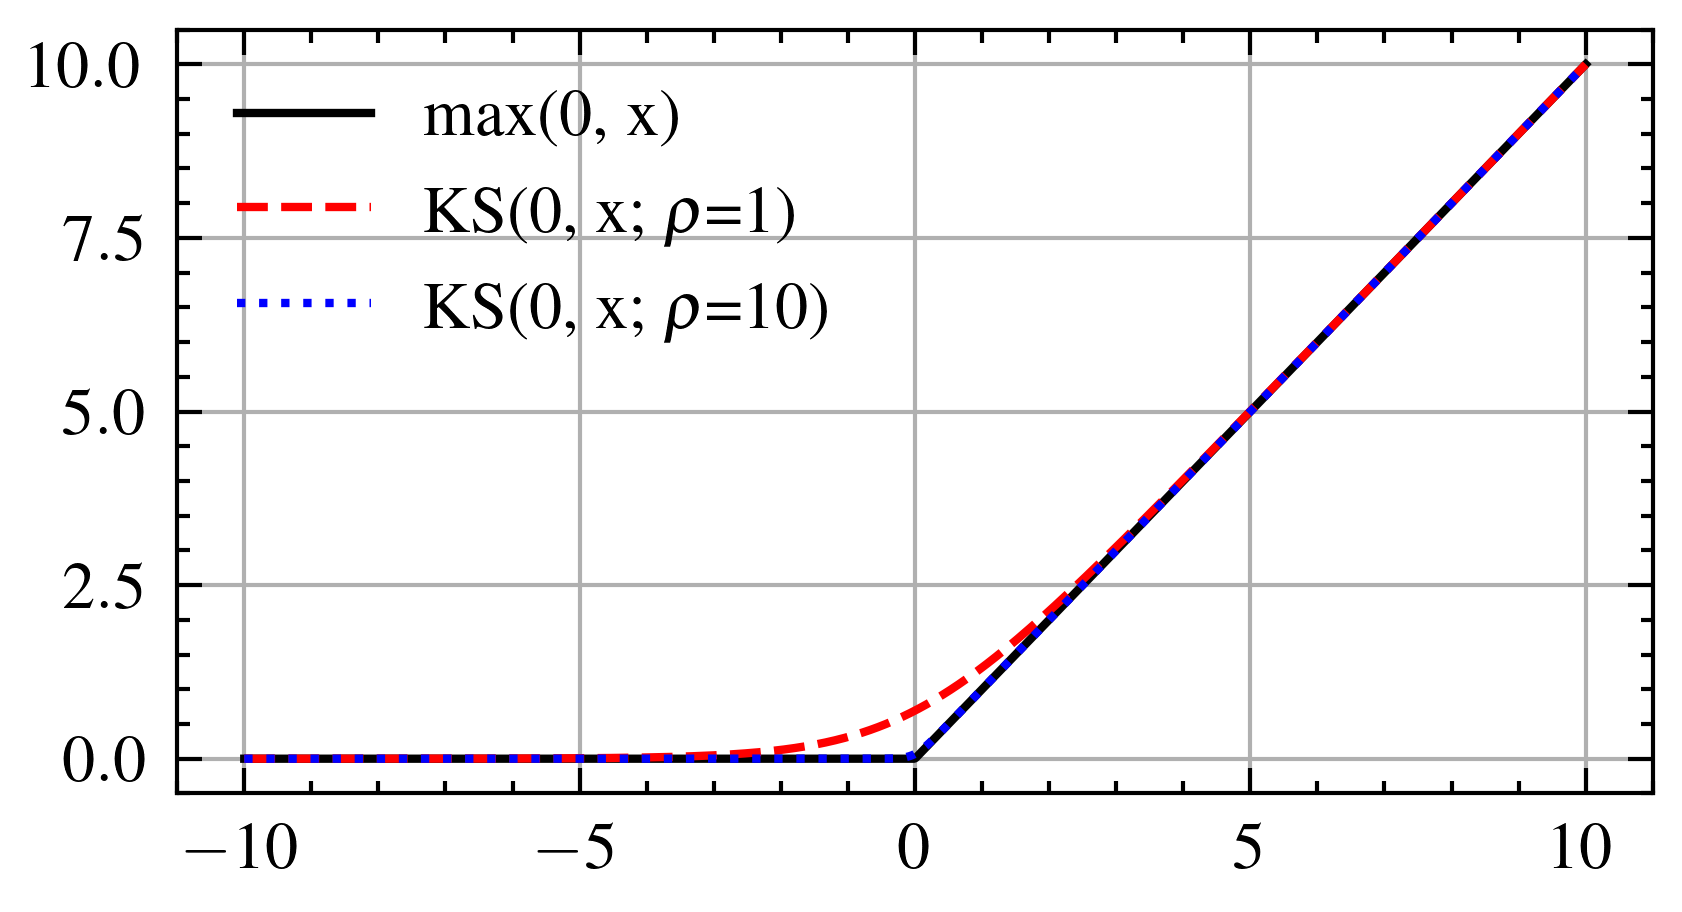

The script that drew this image:
import numpy as np
import matplotlib.pyplot as plt
import scienceplots

plt.style.use(["science", "ieee"])


def ks(g, rho=100):
    sum = 0
    for gi in g:
        sum += np.exp(rho * gi)
    ks = 1/rho * np.log(sum)
    return ks


x = np.linspace(-10, 10, 1000)
y = np.maximum(0, x)
ks_values_rho_1 = [ ks([0, xi], rho=1) for xi in x ]
ks_values_rho_10 = [ ks([0, xi], rho=10) for xi in x ]


plt.figure(figsize=(10, 5))
plt.plot(x, y, label="max(0, x)")
plt.plot(x, ks_values_rho_1, label=r"KS(0, x; $\rho$=1)")
plt.plot(x, ks_values_rho_10, label=r"KS(0, x; $\rho$=10)")
plt.grid(True)
plt.legend()
plt.show()
